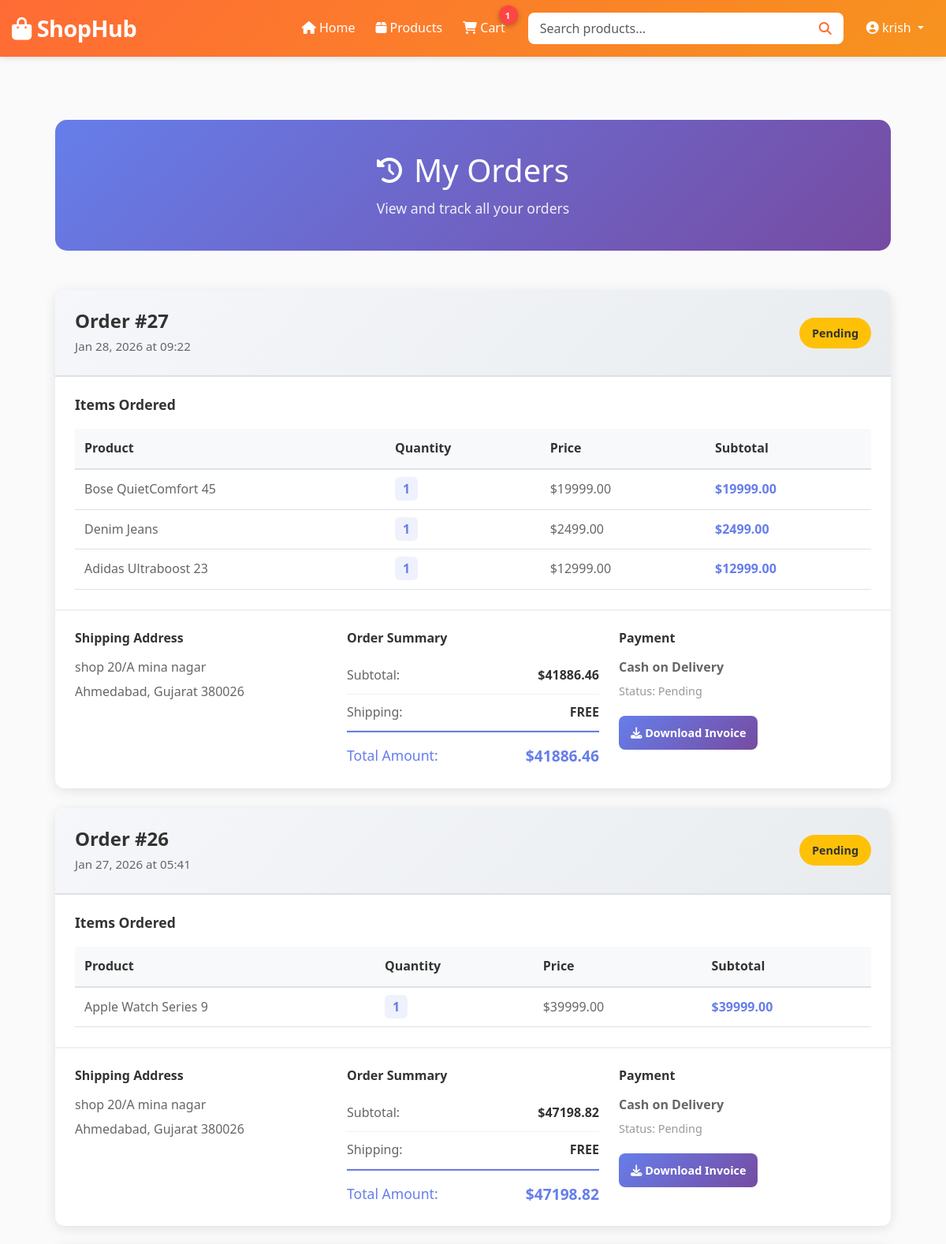
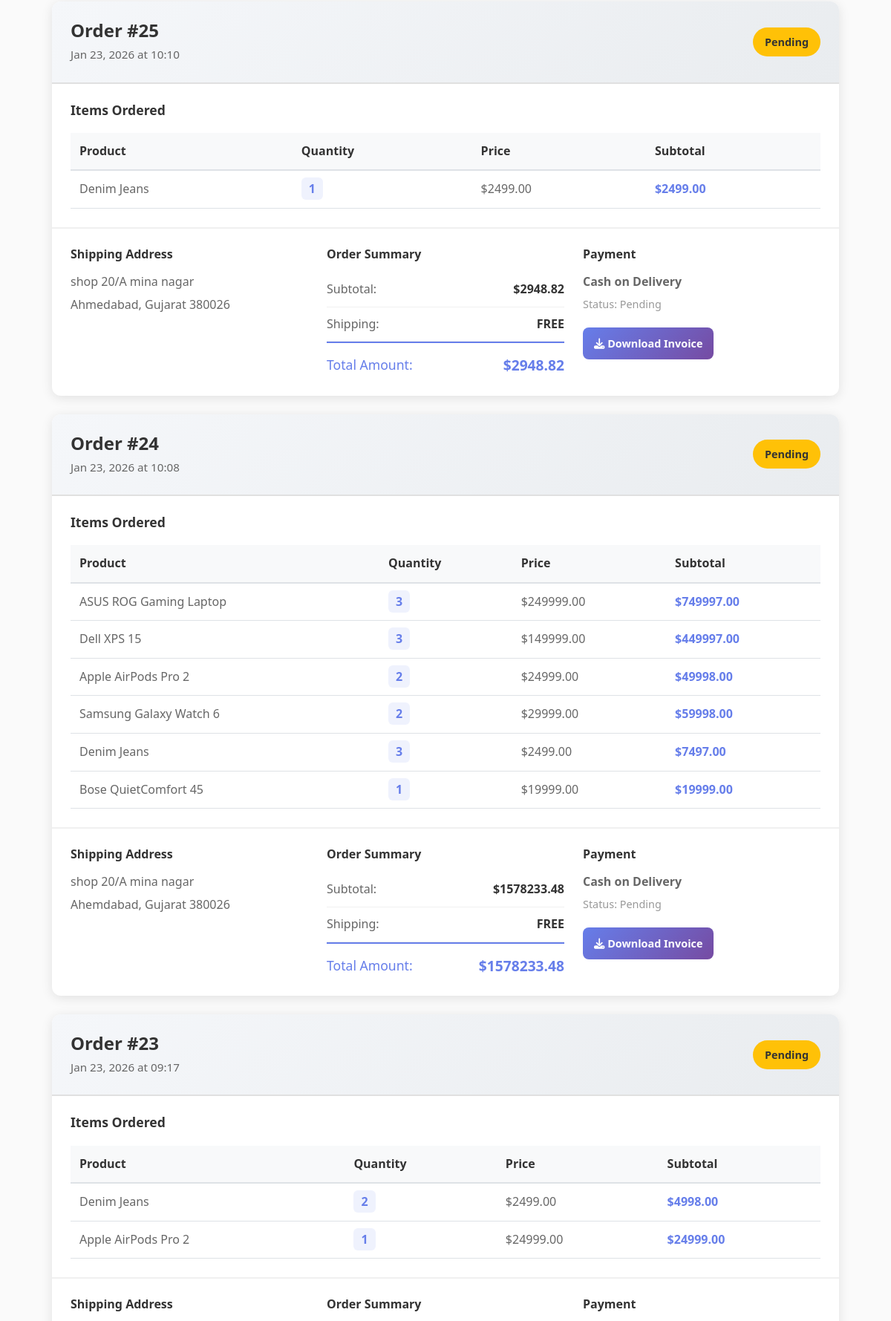
The page /orders/my-orders/ (signed in, upper part) on the database its author committed (2 pictures, top to bottom).
### shop/models.py (models this page shows, shortened)
class Order(models.Model):
    ORDER_STATUS_CHOICES = [
        ('pending', 'Pending'),
        ('confirmed', 'Confirmed'),
        ('shipped', 'Shipped'),
        ('delivered', 'Delivered'),
        ('cancelled', 'Cancelled'),
    ]
    PAYMENT_METHOD_CHOICES = [
        ('cod', 'Cash on Delivery'),
    ]
    user = models.ForeignKey(User, on_delete=models.CASCADE, related_name='orders')
    first_name = models.CharField(max_length=50)
    last_name = models.CharField(max_length=50)
    email = models.EmailField()
    phone = models.CharField(max_length=20)
    address = models.CharField(max_length=255)
    city = models.CharField(max_length=50)
    state = models.CharField(max_length=50)
    postal_code = models.CharField(max_length=10)
    total_amount = models.DecimalField(max_digits=10, decimal_places=2)
    payment_method = models.CharField(max_length=20, choices=PAYMENT_METHOD_CHOICES, default='cod')
    status = models.CharField(max_length=20, choices=ORDER_STATUS_CHOICES, default='pending')
    created_at = models.DateTimeField(auto_now_add=True)
    updated_at = models.DateTimeField(auto_now=True)
    class Meta:
        ordering = ['-created_at']

class OrderItem(models.Model):
    order = models.ForeignKey(Order, on_delete=models.CASCADE, related_name='items')
    product = models.ForeignKey(Product, on_delete=models.PROTECT)
    quantity = models.PositiveIntegerField()
    price = models.DecimalField(max_digits=10, decimal_places=2)
    def get_subtotal(self):
        return self.price * self.quantity

class Product(models.Model):
    name = models.CharField(max_length=255, unique=True)
    description = models.TextField()
    price = models.DecimalField(max_digits=10, decimal_places=2, validators=[MinValueValidator(0)])
    stock = models.IntegerField(default=0, validators=[MinValueValidator(0)])
    image = models.ImageField(upload_to='products/', null=True, blank=True)
    category = models.ForeignKey(Category, on_delete=models.CASCADE, related_name='products', null=True, blank=True)
    created_at = models.DateTimeField(auto_now_add=True)
    updated_at = models.DateTimeField(auto_now=True)
    class Meta:
        ordering = ['-created_at']

### shop/views.py (the view)
# urls.py: path('orders/my-orders/', views.my_orders, name='my_orders'),
@login_required(login_url='user_login')
def my_orders(request):
    user = request.user
    orders = Order.objects.filter(user=user).order_by('-created_at')
    context = {
        'orders': orders,
        'page_title': 'My Orders',
    }
    return render(request, 'shop/my_orders.html', context)

### shop/context_processors.py (called while the page is built)
def cart_count(request):
    try:
        if not request.session.session_key:
            request.session.create()
        session_key = request.session.session_key
        if request.user.is_authenticated:
            cart = Cart.objects.filter(user=request.user).first()
        else:
            cart = Cart.objects.filter(session_key=session_key, user=None).first()
        if cart:
            return {"cart_item_count": cart.get_item_count()}
        return {"cart_item_count": 0}
    except Exception:
        return {"cart_item_count": 0}

### shop/models.py (called while the page is built)
    def get_item_count(self):
        return sum(item.quantity for item in self.items.all())

### shop/templates/shop/my_orders.html (shortened to what this page needs)
{% extends 'shop/base.html' %}
{% load static %}
{% block content %}
<div class="orders-container">
    <div class="orders-header">
        <h1><i class="fas fa-history"></i> My Orders</h1>
        <p>View and track all your orders</p>
    </div>
    {% if orders %}
        <div class="orders-list">
            {% for order in orders %}
                <div class="order-card">
                    <div class="order-header">
                        <div class="order-info">
                            <h3>Order #{{ order.id }}</h3>
                            <p class="order-date">{{ order.created_at|date:"M d, Y \a\t H:i" }}</p>
                        </div>
                        <div class="order-status">
                            <span class="status-badge status-{{ order.status }}">{{ order.get_status_display }}</span>
                        </div>
                    </div>
                    <div class="order-items">
                        <h4>Items Ordered</h4>
                        <table class="items-table">
                            <thead>
                                <tr>
                                    <th>Product</th>
                                    <th>Quantity</th>
                                    <th>Price</th>
                                    <th>Subtotal</th>
                                </tr>
                            </thead>
                            <tbody>
                                {% for item in order.items.all %}
                                    <tr>
                                        <td>{{ item.product.name }}</td>
                                        <td><span class="qty-badge">{{ item.quantity }}</span></td>
                                        <td>${{ item.price|floatformat:2 }}</td>
                                        <td class="subtotal">${{ item.get_subtotal|floatformat:2 }}</td>
                                    </tr>
                                {% endfor %}
                            </tbody>
                        </table>
                    </div>
                    <div class="order-details-row">
                        <div class="detail-col">
                            <h4>Shipping Address</h4>
                            <p>{{ order.address }}</p>
                            <p>{{ order.city }}, {{ order.state }} {{ order.postal_code }}</p>
                        </div>
                        <div class="detail-col">
                            <h4>Order Summary</h4>
                            <div class="summary-item">
                                <span>Subtotal:</span>
                                <strong>${{ order.total_amount|floatformat:2 }}</strong>
                            </div>
                            <div class="summary-item">
                                <span>Shipping:</span>
                                <strong>FREE</strong>
                            </div>
                            <div class="summary-item total">
                                <span>Total Amount:</span>
                                <strong>${{ order.total_amount|floatformat:2 }}</strong>
                            </div>
                        </div>
                        <div class="detail-col">
                            <h4>Payment</h4>
                            <p><strong>{{ order.get_payment_method_display }}</strong></p>
                            <p class="text-muted">Status: {{ order.get_status_display }}</p>
                            <a href="{% url 'download_invoice' order.id %}" class="download-btn">
                                <i class="fas fa-download"></i> Download Invoice
                            </a>
                        </div>
                    </div>
                </div>
            {% endfor %}
        </div>
    {% endif %}
</div>
{% endblock %}

### shop/templates/shop/base.html (shortened to what this page needs)
{% load static %}
{% load custom_filters %}
<!DOCTYPE html>
<html lang="en">
<head>
    <link href="https://cdn.jsdelivr.net/npm/bootstrap@5.3.0/dist/css/bootstrap.min.css" rel="stylesheet">
    <link rel="stylesheet" href="https://cdnjs.cloudflare.com/ajax/libs/font-awesome/6.4.0/css/all.min.css">
    <link rel="stylesheet" href="{% static 'css/main.css' %}">
</head>
<body>
    <nav class="navbar navbar-expand-lg navbar-dark sticky-top">
        <div class="container-fluid">
            <a class="navbar-brand" href="{% url 'home' %}">
                <i class="fas fa-shopping-bag"></i> ShopHub
            </a>
            <div class="collapse navbar-collapse" id="navbarContent">
                <ul class="navbar-nav ms-auto me-3">
                    <li class="nav-item">
                        <a class="nav-link" href="{% url 'home' %}">
                            <i class="fas fa-home"></i> Home
                        </a>
                    </li>
                    {% if user.is_authenticated %}
                        <li class="nav-item">
                            <a class="nav-link" href="{% url 'product_list' %}">
                                <i class="fas fa-box"></i> Products
                            </a>
                        </li>
                        <li class="nav-item">
    <a class="nav-link position-relative" href="{% url 'view_cart' %}">
        <i class="fas fa-shopping-cart"></i> Cart
<span id="cart-count-badge" class="cart-count-badge" style="display: none;">
    <span id="cart-count">0</span>
</span>
    </a>
</li>
                    {% endif %}
                </ul>
                {% if user.is_authenticated %}
                    <form class="search-bar me-3" method="GET" action="{% url 'search_products' %}">
                        <input type="text" class="form-control" name="q" placeholder="Search products..." value="{{ request.GET.q|default:'' }}" required>
                        <button class="btn btn-light" type="submit">
                            <i class="fas fa-search"></i>
                        </button>
                    </form>
                {% endif %}
                <ul class="navbar-nav">
                    {% if user.is_authenticated %}
                        <li class="nav-item dropdown">
                            <a class="nav-link dropdown-toggle" href="#" id="userDropdown" role="button" data-bs-toggle="dropdown">
                                <i class="fas fa-user-circle"></i> {{ user.first_name|default:user.username }}
                            </a>
                        </li>
                    {% endif %}
                </ul>
            </div>
        </div>
    </nav>
    <div class="page-container">
        <div class="container-fluid">
            {% block content %}{% endblock %}
        </div>
    </div>
</body>
</html>

### shop/static/css/main.css (style rules this page uses)
:root { --primary-color: #FF6B35; --secondary-color: #F7931E; --dark-color: #1a1a1a; --light-color: #f8f9fa; --border-radius: 8px; --box-shadow: 0 2px 8px rgba(0, 0, 0, 0.1); --box-shadow-hover: 0 8px 20px rgba(0, 0, 0, 0.15); --transition: all 0.3s ease; }
* { margin: 0; padding: 0; box-sizing: border-box; }
html { scroll-behavior: smooth; }
body { font-family: 'Segoe UI', Tahoma, Geneva, Verdana, sans-serif; color: #333; background-color: #fafafa; line-height: 1.6; }
.navbar { background: linear-gradient(135deg, #FF6B35 0%, #F7931E 100%); box-shadow: var(--box-shadow); padding: 0.5rem 0; }
.navbar-brand { font-size: 1.8rem; font-weight: 700; color: white !important; letter-spacing: -0.5px; }
.nav-link { color: white !important; font-weight: 500; transition: var(--transition); margin: 0 5px; }
.search-bar { display: flex; align-items: center; width: 100%; max-width: 400px; }
.search-bar input { border: none; padding: 8px 15px; border-radius: var(--border-radius) 0 0 var(--border-radius); width: 100%; }
.search-bar button { background-color: white; color: var(--primary-color); border: none; padding: 8px 15px; border-radius: 0 var(--border-radius) var(--border-radius) 0; cursor: pointer; font-weight: 600; transition: var(--transition); }
.cart-count-badge { background-color: #FF4444; color: white; border-radius: 50%; padding: 4px 8px; font-size: 0.7rem; font-weight: 700; position: absolute; top: -8px; right: -8px; min-width: 24px; height: 24px; display: flex; align-items: center; justify-content: center; box-shadow: 0 2px 6px rgba(0, 0, 0, 0.3); animation: badgePulse 0.3s ease-out; }
.navbar-nav .nav-item { position: relative; }
.form-control { border: 1px solid #dee2e6; border-radius: var(--border-radius); padding: 10px 15px; transition: var(--transition); }
.page-container { min-height: 70vh; padding: 40px 0; }
.text-muted { color: #6c757d; }
.container-fluid { max-width: 1400px; margin: 0 auto; padding: 0 15px; }
.summary-item { display: flex; justify-content: space-between; align-items: flex-start; padding: 15px 0; border-bottom: 1px solid #f0f0f0; }
.summary-item:last-child { border-bottom: none; }
.order-number, .order-date { display: flex; flex-direction: column; justify-content: center; }

### rows shown on the page
Order: id "27", created_at "Jan 28, 2026 at 09:22", status "Pending", address "shop 20/A mina nagar", city "Ahmedabad", state "Gujarat", postal_code "380026", total_amount "41886.46", payment_method "Cash on Delivery"
OrderItem: product.name "Bose QuietComfort 45", quantity "1", price "19999.00", get_subtotal "19999.00"
OrderItem: product.name "Denim Jeans", quantity "1", price "2499.00", get_subtotal "2499.00"
OrderItem: product.name "Adidas Ultraboost 23", quantity "1", price "12999.00", get_subtotal "12999.00"
Order: id "26", created_at "Jan 27, 2026 at 05:41", status "Pending", address "shop 20/A mina nagar", city "Ahmedabad", state "Gujarat", postal_code "380026", total_amount "47198.82", payment_method "Cash on Delivery"
OrderItem: product.name "Apple Watch Series 9", quantity "1", price "39999.00", get_subtotal "39999.00"
Order: id "25", created_at "Jan 23, 2026 at 10:10", status "Pending", address "shop 20/A mina nagar", city "Ahmedabad", state "Gujarat", postal_code "380026", total_amount "2948.82", payment_method "Cash on Delivery"
OrderItem: product.name "Denim Jeans", quantity "1", price "2499.00", get_subtotal "2499.00"
Order: id "24", created_at "Jan 23, 2026 at 10:08", status "Pending", address "shop 20/A mina nagar", city "Ahemdabad", state "Gujarat", postal_code "380026", total_amount "1578233.48", payment_method "Cash on Delivery"
OrderItem: product.name "ASUS ROG Gaming Laptop", quantity "3", price "249999.00", get_subtotal "749997.00"
OrderItem: product.name "Dell XPS 15", quantity "3", price "149999.00", get_subtotal "449997.00"
OrderItem: product.name "Apple AirPods Pro 2", quantity "2", price "24999.00", get_subtotal "49998.00"
OrderItem: product.name "Samsung Galaxy Watch 6", quantity "2", price "29999.00", get_subtotal "59998.00"
OrderItem: product.name "Denim Jeans", quantity "3", price "2499.00", get_subtotal "7497.00"
OrderItem: product.name "Bose QuietComfort 45", quantity "1", price "19999.00", get_subtotal "19999.00"
Order: id "23", created_at "Jan 23, 2026 at 09:17", status "Pending"
OrderItem: product.name "Denim Jeans", quantity "2", price "2499.00", get_subtotal "4998.00"
OrderItem: product.name "Apple AirPods Pro 2", quantity "1", price "24999.00", get_subtotal "24999.00"

### other values the page prints
{{ user.first_name|default:user.username }} "krish"
